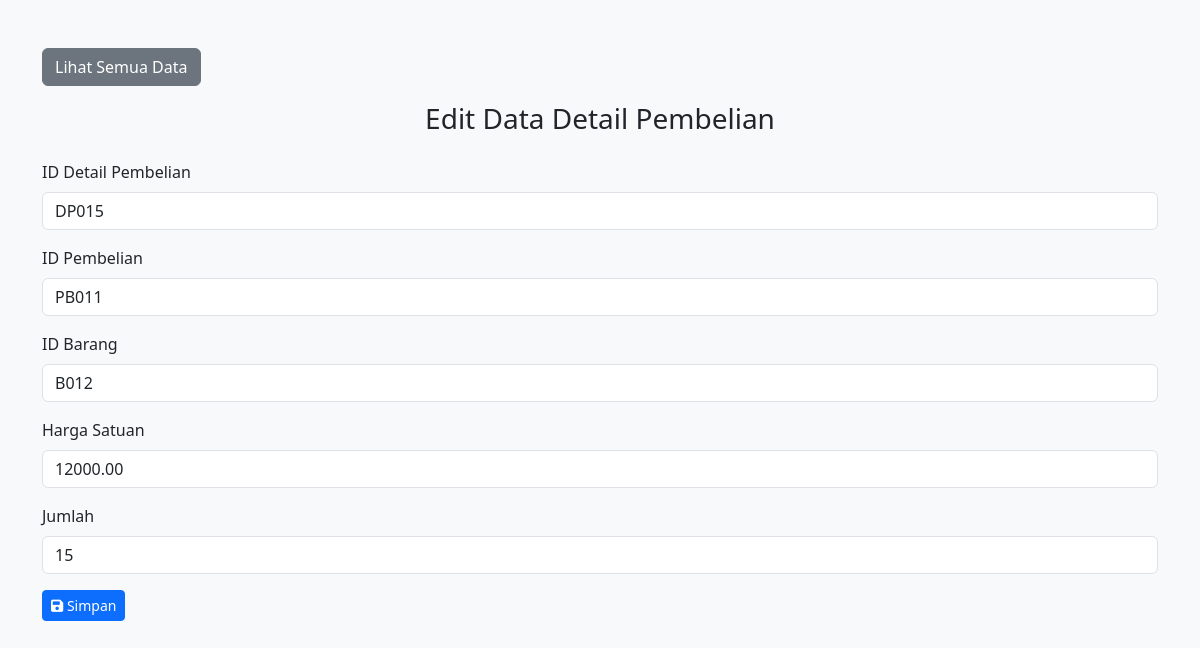
The page /detail_pembelian/edit.php?id_detail_pembelian=DP015 (signed in) on the database its author committed.
### tables this page shows
CREATE TABLE `detail_pembelian` (
  `id_detail_pembelian` varchar(10) NOT NULL,
  `id_pembelian` varchar(10) DEFAULT NULL,
  `id_barang` varchar(10) DEFAULT NULL,
  `harga_satuan` decimal(15,2) NOT NULL,
  `jumlah` int(11) NOT NULL
);

### detail_pembelian/edit.php (the view, shortened to what this page needs)
<!DOCTYPE html>
<html>
<head>
    <link href="https://cdn.jsdelivr.net/npm/bootstrap@5.3.0/dist/css/bootstrap.min.css" rel="stylesheet">
    <link href="https://cdnjs.cloudflare.com/ajax/libs/font-awesome/6.0.0-beta3/css/all.min.css" rel="stylesheet">
</head>
<body class="bg-light">
    <div class="container mt-5">
        <a href="index.php" class="btn btn-secondary mb-3">Lihat Semua Data</a>
        <h3 class="text-center mb-4">Edit Data Detail Pembelian</h3>
        <?php
        include '../koneksi.php';
        $id_detail_pembelian = $_GET['id_detail_pembelian'];
        $query_mysql = mysqli_query($koneksi, "SELECT * FROM detail_pembelian WHERE id_detail_pembelian='$id_detail_pembelian'");
        $data = mysqli_fetch_array($query_mysql);
        $id_detail_pembelian = isset($_GET['id_detail_pembelian']) ? $_GET['id_detail_pembelian'] : $data['id_detail_pembelian'];
        $id_pembelian = isset($_GET['id_pembelian']) ? $_GET['id_pembelian'] : $data['id_pembelian'];
        $id_barang = isset($_GET['id_barang']) ? $_GET['id_barang'] : $data['id_barang'];
        $harga_satuan = isset($_GET['harga_satuan']) ? $_GET['harga_satuan'] : $data['harga_satuan'];
        $jumlah = isset($_GET['jumlah']) ? $_GET['jumlah'] : $data['jumlah'];
        ?>
        <form action="proses_edit.php" method="post">
            <div class="mb-3">
                <label for="id_detail_pembelian" class="form-label">ID Detail Pembelian</label>
                <input type="text" class="form-control" id="id_detail_pembelian" name="id_detail_pembelian" pattern="DP\d{3}" title="Format : DPXXX" value="<?php echo $id_detail_pembelian; ?>" required>
            </div>
            <div class="mb-3">
                <label for="id_pembelian" class="form-label">ID Pembelian</label>
                <input type="text" class="form-control" id="id_pembelian" name="id_pembelian" pattern="PB\d{3}" title="Format : PBXXX" value="<?php echo $id_pembelian; ?>" required>
            </div>
            <div class="mb-3">
                <label for="id_barang" class="form-label">ID Barang</label>
                <input type="text" class="form-control" id="id_barang" name="id_barang" pattern="B\d{3}" title="Format : BXXX" value="<?php echo $id_barang; ?>" required>
            </div>
            <div class="mb-3">
                <label for="harga_satuan" class="form-label">Harga Satuan</label>
                <input type="number" class="form-control" id="harga_satuan" name="harga_satuan" value="<?php echo $harga_satuan; ?>" required>
            </div>
            <div class="mb-3">
                <label for="jumlah" class="form-label">Jumlah</label>
                <input type="number" class="form-control" id="jumlah" name="jumlah" value="<?php echo $jumlah; ?>" required>
            </div>
            <button type="submit" class="btn btn-primary btn-sm" title="Simpan">
                <i class="fas fa-save"></i> Simpan
            </button>
        </form>
    </div>
</body>
</html>

### rows shown on the page
detail_pembelian: id_pembelian "PB011", id_barang "B012", harga_satuan "12000.00", jumlah "15"
